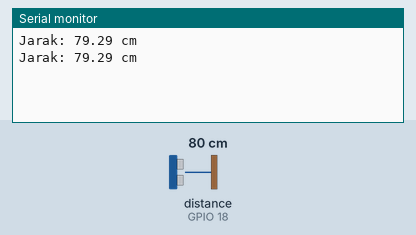
Simulated run of this program. Board: ESP32. Parts: the last lines printed to the serial monitor. Wiring (from diagram.json): ultrasonic range finder: trigger GPIO 5; echo GPIO 18. Inputs (shaded band) come from the test bench; at power-on: distance to the obstacle (sensor on GPIO 18) 80 cm. The echo pulse lasts 58.3 µs per cm.

Above: at 1.8 s.
1.9 s: distance to the obstacle (sensor on GPIO 18) set to 2 cm
At 2.8 s:
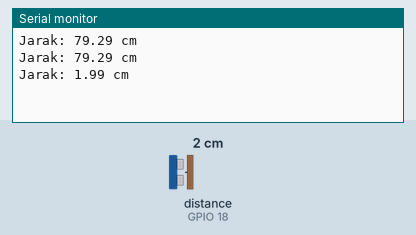
3.4 s: distance to the obstacle (sensor on GPIO 18) set to 4 cm
At 4.8 s:
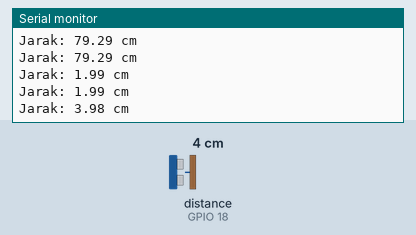
Timing chart, 0 to 6.4 s (numbered marks = the images above; inputs shaded):
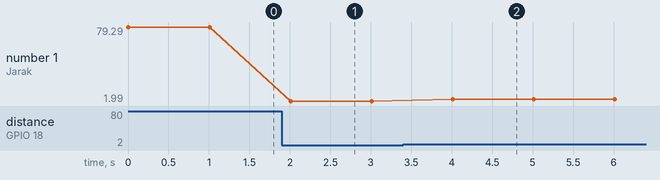

The program:

main.cpp
```cpp
#include <Arduino.h>

const int trigPin = 5;
const int echoPin = 18;

#define SOUND_SPEED 0.034  // Kecepatan suara dalam cm/us
#define CM_TO_INCH 0.393701

void setup() {
    Serial.begin(115200);
    pinMode(trigPin, OUTPUT);
    pinMode(echoPin, INPUT);
}

float getDistanceCm() {
    digitalWrite(trigPin, LOW);
    delayMicroseconds(2);
    digitalWrite(trigPin, HIGH);
    delayMicroseconds(10);
    digitalWrite(trigPin, LOW);

    long duration = pulseIn(echoPin, HIGH);
    return (duration * SOUND_SPEED) / 2;
}

void loop() {
    float distanceCm = getDistanceCm();
    float distanceInch = distanceCm * CM_TO_INCH;

    Serial.print("Jarak: ");
    Serial.print(distanceCm);
    Serial.println(" cm");

    // Jika ingin menampilkan dalam inch, bisa diaktifkan
    // Serial.print("Jarak: ");
    // Serial.print(distanceInch);
    // Serial.println(" inch");

    delay(1000);
}
```

Measured:
- after the input at 1.9 s, the serial monitor: prints a new line after 0.11 s (image 1)
- after the input at 3.4 s, the serial monitor: prints a new line after 0.61 s (image 2)
- plotted number 1: 79.29 → 1.99 after the input at 1.9 s, 1.99 → 3.98 after the input at 3.4 s
